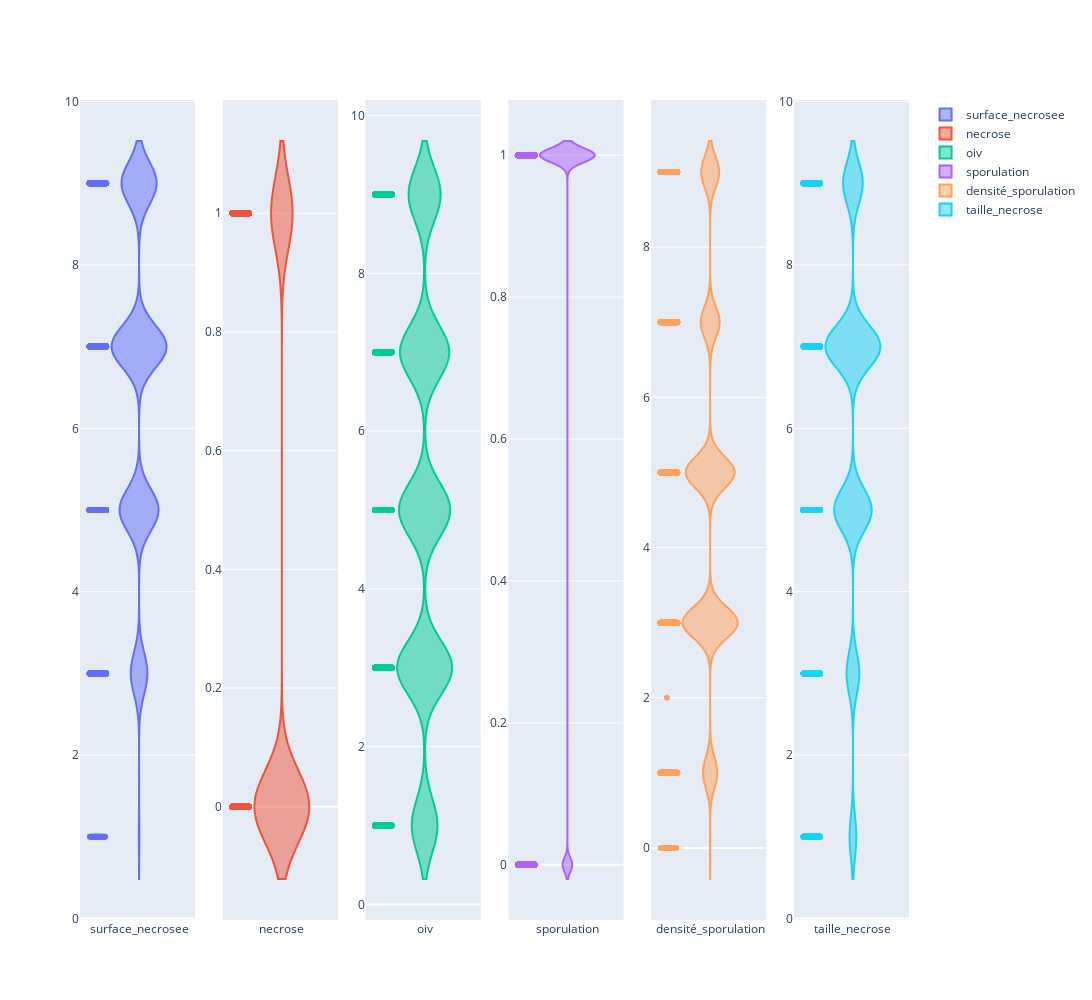

The cell this chart's notebook holds for it:
### Markdown cell above
### Violin

### Code cell
# df_melt = df_all.drop(["image_name", "oiv_cat"], axis=1).melt(
#     id_vars=["experiment", "sheet"],
#     var_name="value",
# )
# df_melt.columns = ["experiment", "sheet", "value", "dump"]
# df_melt = df_melt.drop(["dump"], axis=1)
# (
#     ggplot(data=df_melt)
#     + aes(
#         x="sheet",
#         y="value",
#     )
#     + geom_bar()
#     + theme(
#         figure_size=(16, 6),
#         # axis_text_x=element_blank(),
#         # axis.text_x=element_blank()
#     )
#     + geom_text(aes(label=after_stat("count")), stat="count", nudge_y=0.125, va="bottom")
#     + labs(x="")
# )


fig = make_subplots(rows=1, cols=len(df_num.columns))
for i, var in enumerate(df_num.columns):
    fig.add_trace(
        go.Violin(y=df_num[var], name=var),
        row=1,
        col=i + 1,
    )
fig.update_traces(points="all", jitter=0.3).update_layout(
    height=1000,
    width=1400,
)
fig

### Figure 1 — Plotly figure (JSON) as saved in the notebook; plotly's stock layout.template omitted (floating-point values rounded to 4 significant figures; data arrays with more than 128 entries replaced by an {"elided": "..."} marker saying what was removed)
{"data": [{"jitter": 0.3, "name": "surface_necrosee", "points": "all", "type": "violin", "xaxis": "x", "y": {"elided": "29368 int values"}, "yaxis": "y"}, {"jitter": 0.3, "name": "necrose", "points": "all", "type": "violin", "xaxis": "x2", "y": {"elided": "29368 int values"}, "yaxis": "y2"}, {"jitter": 0.3, "name": "oiv", "points": "all", "type": "violin", "xaxis": "x3", "y": {"elided": "29368 int values"}, "yaxis": "y3"}, {"jitter": 0.3, "name": "sporulation", "points": "all", "type": "violin", "xaxis": "x4", "y": {"elided": "29368 int values"}, "yaxis": "y4"}, {"jitter": 0.3, "name": "densité_sporulation", "points": "all", "type": "violin", "xaxis": "x5", "y": {"elided": "29368 int values"}, "yaxis": "y5"}, {"jitter": 0.3, "name": "taille_necrose", "points": "all", "type": "violin", "xaxis": "x6", "y": {"elided": "29368 int values"}, "yaxis": "y6"}], "layout": {"height": 1000, "width": 1400, "xaxis": {"anchor": "y", "domain": [0, 0.1389]}, "xaxis2": {"anchor": "y2", "domain": [0.1722, 0.3111]}, "xaxis3": {"anchor": "y3", "domain": [0.3444, 0.4833]}, "xaxis4": {"anchor": "y4", "domain": [0.5167, 0.6556]}, "xaxis5": {"anchor": "y5", "domain": [0.6889, 0.8278]}, "xaxis6": {"anchor": "y6", "domain": [0.8611, 1]}, "yaxis": {"anchor": "x", "domain": [0, 1]}, "yaxis2": {"anchor": "x2", "domain": [0, 1]}, "yaxis3": {"anchor": "x3", "domain": [0, 1]}, "yaxis4": {"anchor": "x4", "domain": [0, 1]}, "yaxis5": {"anchor": "x5", "domain": [0, 1]}, "yaxis6": {"anchor": "x6", "domain": [0, 1]}}}
